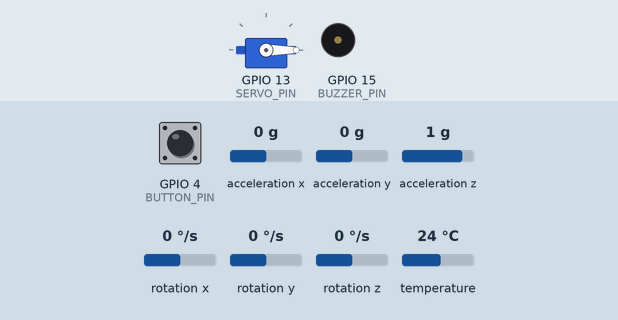
This program was run on a simulated ESP32. Shown: servo, buzzer (waves = sounding). The test bench sets the inputs (shaded band); at power-on: acceleration x 0 g, GPIO 4 (BUTTON_PIN) HIGH, acceleration y 0 g, acceleration z 1 g, rotation x 0 °/s, rotation y 0 °/s, rotation z 0 °/s, temperature 24 °C. WiFi joins after 1.5 s; servers stay silent unless stated; web services answer with replies made up by the test bench; what the program prints to the serial monitor is not drawn.

Above: at 2.7 s.
2.8 s: acceleration x set to -0.6 g
4.3 s: acceleration x set to -0.9 g
At 5.2 s:
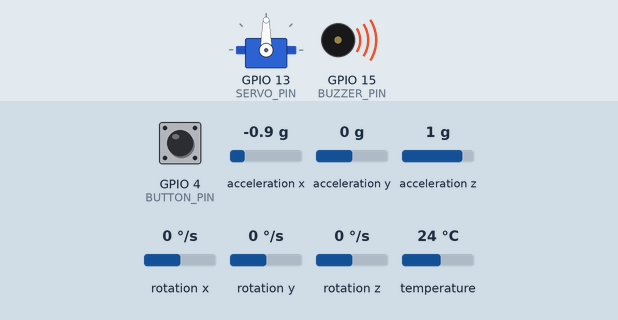
Timing chart, 0 to 7.3 s (numbered marks = the images above; inputs shaded):
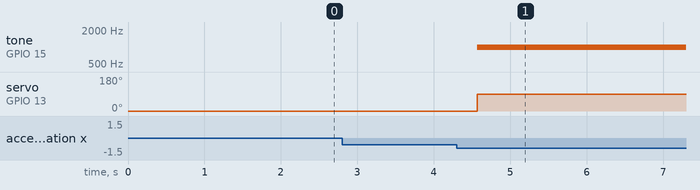

The program:

main.cpp
```cpp
#include <Arduino.h>
#include <WiFi.h>
#include <HTTPClient.h>
#include <Adafruit_MPU6050.h>
#include <Adafruit_Sensor.h>
#include <Wire.h>
#include <ESP32Servo.h>

const char* apiKey = "OQA4QZKCQ92DUUJU";
const char* server = "http://api.thingspeak.com";
const char* ssid = "Wokwi-GUEST";
const char* password = "";

#define BUZZER_PIN 15
#define SERVO_PIN 13
#define BUTTON_PIN 4

Adafruit_MPU6050 mpu;
Servo safeLock;

float baselineGravity = 9.8;
float vibrationThreshold = 2.5;
bool alarmActive = false;
float maxImpact = 0;

void setup_wifi();
void sendToThingSpeak(float impact, int alarm);

void setup() {
  Serial.begin(115200);
  setup_wifi();

  Wire.begin(21, 22);
  if (!mpu.begin()) {
    Serial.println("MPU6050 not found!");
    while (1) delay(10);
  }

  mpu.setAccelerometerRange(MPU6050_RANGE_16_G);
  mpu.setFilterBandwidth(MPU6050_BAND_21_HZ);

  pinMode(BUZZER_PIN, OUTPUT);
  pinMode(BUTTON_PIN, INPUT_PULLUP);

  safeLock.attach(SERVO_PIN);
  safeLock.write(0);

  Serial.println("System ARMED. Don't touch the safe!");
}

void loop() {
  sensors_event_t a, g, temp;
  mpu.getEvent(&a, &g, &temp);

  float totalAccel = sqrt(a.acceleration.x*a.acceleration.x +
                          a.acceleration.y*a.acceleration.y +
                          a.acceleration.z*a.acceleration.z);

  float vibration = abs(totalAccel - baselineGravity);

  if (vibration > maxImpact) maxImpact = vibration;

  if (vibration > vibrationThreshold && !alarmActive) {
    alarmActive = true;
    Serial.print(">>> IMPACT DETECTED! Level: "); Serial.println(vibration);
    sendToThingSpeak(vibration, 1);
  }


  if (alarmActive) {
    digitalWrite(BUZZER_PIN, HIGH);
    tone(BUZZER_PIN, 1000);
    safeLock.write(90);
  } else {
    noTone(BUZZER_PIN);
    digitalWrite(BUZZER_PIN, LOW);
  }

  if (digitalRead(BUTTON_PIN) == LOW) {
    if (alarmActive) {
      Serial.println("Alarm Reset by User.");
      sendToThingSpeak(0, 0);
    }
    alarmActive = false;
    maxImpact = 0;
    delay(500);
  }

  static unsigned long timer = 0;
  if (millis() - timer > 15000 && !alarmActive) {
    timer = millis();
    sendToThingSpeak(maxImpact, 0);
    maxImpact = 0;
  }

  delay(100);
}

void setup_wifi() {
  Serial.print("WiFi...");
  WiFi.begin(ssid, password);
  while (WiFi.status() != WL_CONNECTED) {
    delay(500); Serial.print(".");
  }
  Serial.println(" OK");
}

void sendToThingSpeak(float impact, int alarm) {
  if (WiFi.status() == WL_CONNECTED) {
    HTTPClient http;
    String url = String(server) + "/update?api_key=" + String(apiKey) +
                 "&field1=" + String(impact) +
                 "&field2=" + String(alarm);
    http.begin(url);
    http.GET();
    http.end();
    Serial.println("Data sent to Cloud.");
  }
}
```

Measured:
- the behaviour switches between -0.7 and -0.8 g on acceleration x (found by bisection; images 0 and 1)
- after the input at 2.8 s, every drawn part: stays the same
- after the input at 4.3 s, tone on GPIO 15 (BUZZER_PIN): silent → 1000 Hz after 0.27 s; servo on GPIO 13 (SERVO_PIN): 0° → 90° after 0.27 s
